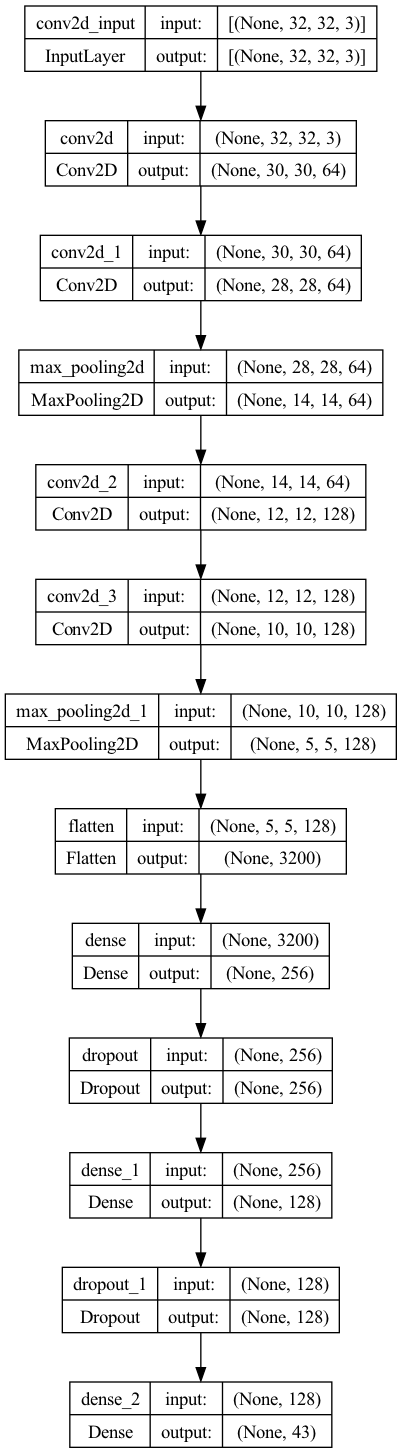
#> input picture images/architecutre_model_3.png, 402 x 1453 px
$ python -i ImageProcessor.py   (imports and definitions only)
#> lines starting #> are read from the running program, lines starting #| are printed output that depends on the picture
import os

import cv2 as cv
import matplotlib.pyplot as plt
import numpy as np
import pandas as pd
from tqdm import tqdm
from sklearn.model_selection import train_test_split


class ImageProcessor:
    def __init__(self) -> None:
        print("ImageProcessor initialized")

    # [74 lines left out: functions preprocess_images, create_dataset, not called in this run]

    def augment_image(
        self,
        image_path: str,
        rotation: bool = True,
        zoom: bool = True,
        noise: bool = True,
        rotation_range: tuple = (0, 90),
        zoom_range: tuple = (0.8, 1.2),
        noise_range: tuple = (0, 5),
    ) -> pd.DataFrame:
        """Augment images for training. Apply some filters to the images.

        Args:
            image_path (str): path to image
            rotation (bool, optional): Descide whether image should be rotated. Defaults to True.
            zoom (bool, optional): Descide wether zoom filter should be applied. Defaults to True.
            noise (bool, optional): Descide wether noise filter should be applied. Defaults to True.
            rotation_range (tuple, optional): Range in which the rotation factor is selected randomly . Defaults to (0, 90).
            zoom_range (tuple, optional): Range in which the zoom factor is selected randomly. Defaults to (0.8, 1.2).
            noise_range (tuple, optional): Range in which the noise factor is selected randomly. Defaults to (0, 5).

        Returns:
            pd.DataFrame: DataFrame with path to augmented image and corresponding classId
        """
#> called with image_path = '../images/architecutre_model_3.png', rotation = True, zoom = True, noise = True, rotation_range = (0, 90), zoom_range = (0.8, 1.2), noise_range = (0, 5)
        df_augmented = pd.DataFrame()

        image = cv.imread(image_path)
#> image is the input picture: shape (1453, 402, 3); min 0, max 255, mean 237.2

        if rotation == True:
            # create rotation matrix
            rotation_factor = np.random.uniform(*rotation_range)
            height, width = image.shape[:2]
#> height = 1453; width = 402
            center = (width // 2, height // 2)
#> center = (201, 726)
            rotation_matrix = cv.getRotationMatrix2D(center, rotation_factor, 1.0)
            # rotate image
            rotated_image = cv.warpAffine(image, rotation_matrix, (width, height))
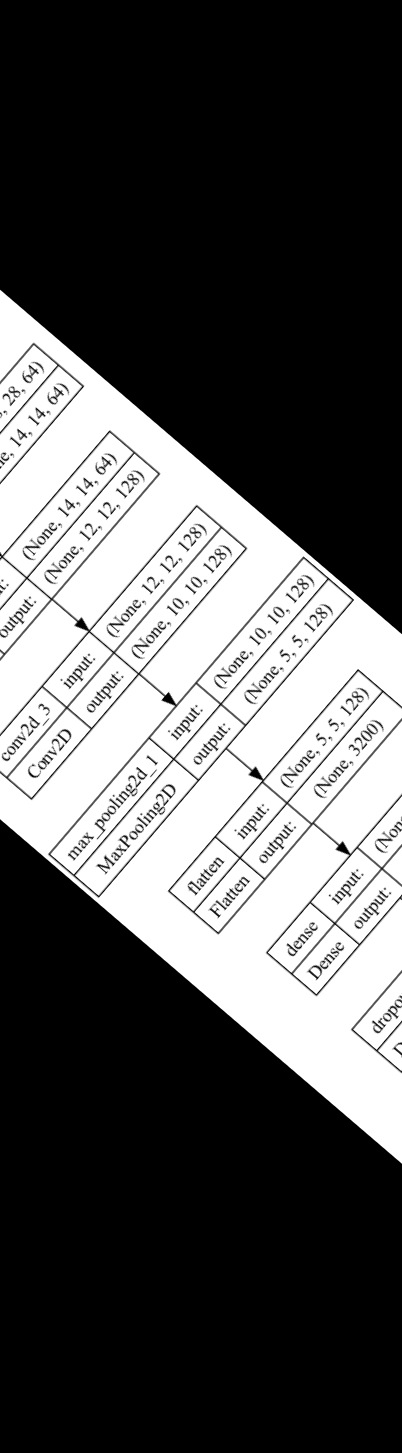
#> rotated_image: shape (1453, 402, 3); min 0, max 255, mean 86.3
            # save image and add to dataframe
            rotated_image_path = os.path.join(
                f"{image_path.replace('.png' , '_rotated.png')}"
            )
            new_row = pd.DataFrame(
                {
                    "Width": 0,
                    "Height": 0,
                    "Roi.X1": 0,
                    "Roi.Y1": 0,
                    "Roi.X2": 0,
                    "Roi.Y2": 0,
#> (the run stopped early here; a loop or call above may not have finished)
